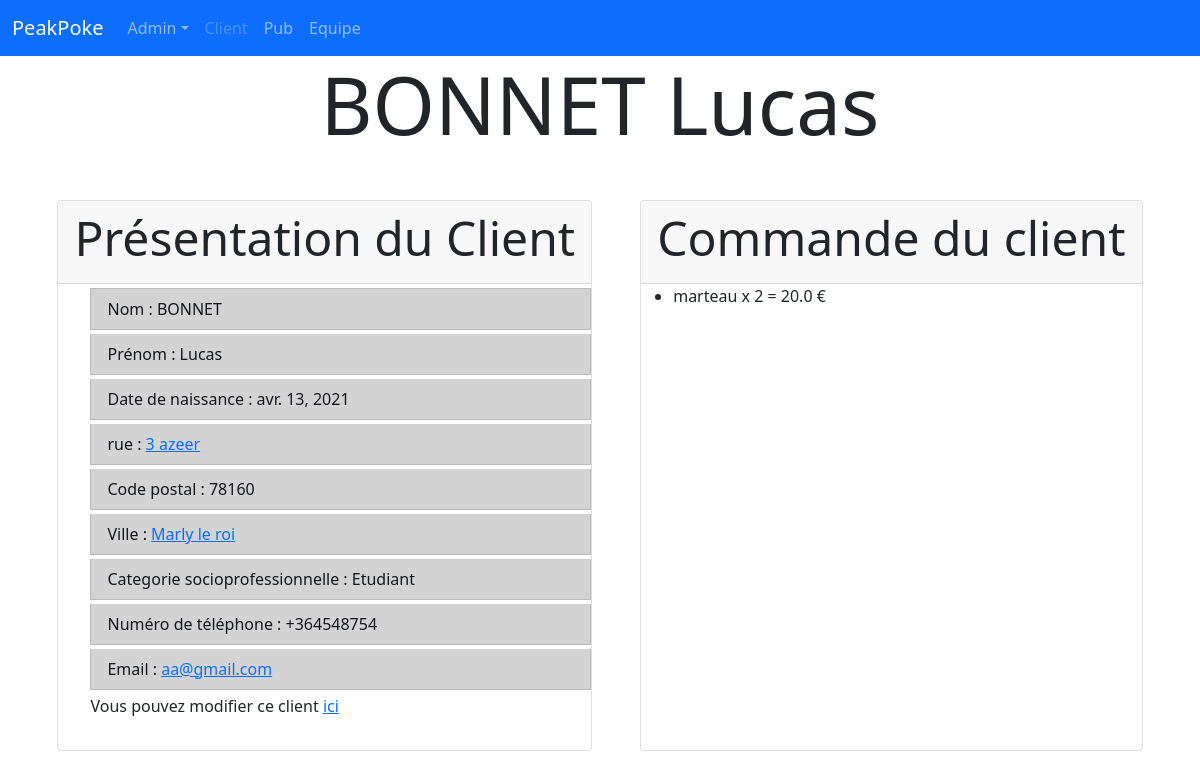
The app's page /Client/1, older data.
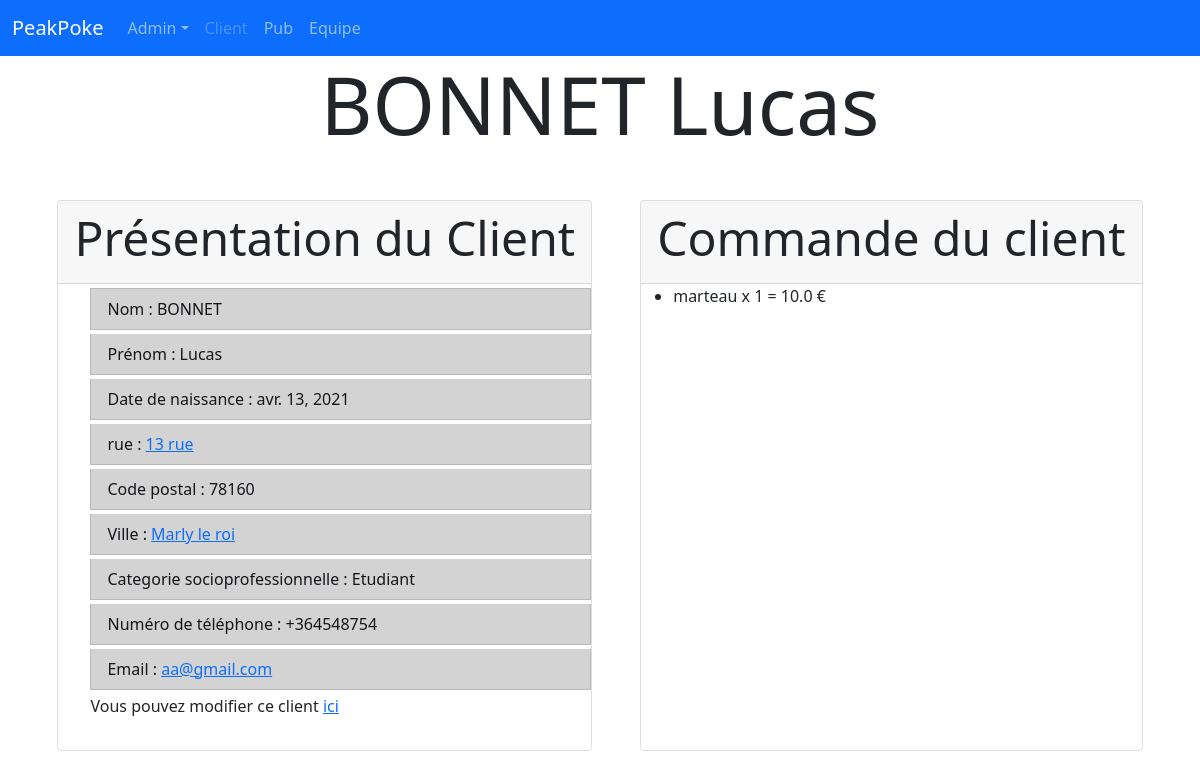
The same page, newer data.
### Client/models.py (models this page shows, shortened)
class Client(models.Model):
    Nom = models.CharField(max_length=50)
    Prenom = models.CharField(max_length=50)
    Date_naissance = models.DateField()
    rue = models.CharField(max_length=50)
    code_postal = models.DecimalField(max_digits=5, decimal_places=0, default="")
    Ville=models.CharField(max_length=100)
    Categorie_socioPro = models.CharField(max_length=100, choices= cat_socio)
    phone_regex = RegexValidator(regex=r'^\+?1?\d{9,15}$',
                                 message="Phone number must be entered in the format: '+999999999'. Up to 15 digits allowed.")
    Numero_Telephone = models.CharField(validators=[phone_regex], max_length=17, blank=True)
    Email = models.EmailField(max_length=254, blank=True)

class Commande(models.Model):
    client = models.ForeignKey(Client, on_delete=models.CASCADE, default= "0")
    Quantite = models.IntegerField()
    Montant = models.FloatField()
    Commande_article = models.ForeignKey(Article, on_delete=models.CASCADE, null=True) #liste déroulante des articles.

### Article/models.py (models this page shows)
class Article(models.Model):
    numero_unique= models.UUIDField(default=uuid.uuid4, editable=False, unique=True)
    nom_article = models.CharField(max_length=100)
    quantite_article = models.IntegerField(default=0)
    prix = models.DecimalField(max_digits=10, decimal_places=2, default=0.00)
    def __str__(self):
        return self.nom_article

### Client/views.py (the view)
# urls.py: path('<Client_id>', views.detail, name="detailC"), #lien vers les détails clients
def detail(request, Client_id): #affichage des détails Client
    client = Client.objects.get(pk=Client_id)
    commandes = Commande.objects.all()
    contexts = {'client': client, 'commandes': commandes}
    return render(request, 'Client/DetailC.html', contexts)

### Client/templates/Client/detailC.html (shortened to what this page needs)
{% load static %}
<link rel="stylesheet" type="text/css" href="{% static 'Client/styleDetail.css' %}">
<link href="https://cdn.jsdelivr.net/npm/bootstrap@5.0.0-beta3/dist/css/bootstrap.min.css"
rel="stylesheet"
integrity="sha384-eOJMYsd53ii+scO/bJGFsiCZc+5NDVN2yr8+0RDqr0Ql0h+rP48ckxlpbzKgwra6">
<head>
</head>
<body>
    <header>
        <nav class="navbar navbar-expand-md navbar-dark bg-primary">
        <div class="container-fluid">
            <a class="navbar-brand" href="http://127.0.0.1:8000/">PeakPoke</a>
            <div class="collapse navbar-collapse" id="navbarCollapse">
                <ul class="navbar-nav me-auto mb-2 mb-md-0">
                    <li class="nav-item dropdown">
                    <a href="#" class="nav-link dropdown-toggle" data-toggle="dropdown">Admin</a>
                </li>
                    <li class="nav-item">
                    <a class="nav-link disabled" href="http://127.0.0.1:8000/Client">Client</a>
                    </li>
                    <li class="nav-item">
                    <a class="nav-link" href="/Pub" tabindex="-1">Pub</a>
                    </li>
                    <li class="nav-item">
                <a class="nav-link" href="http://127.0.0.1:8000/team">Equipe</a>
                </li>
            </ul>
            </div>
        </div>
        </nav>
    </header>
    <main>
        <h1 class="text-center display-1 mb-5">{{client.Nom}} {{client.Prenom}}</h1>
            <div class="raw">
                <div class="d-flex bd-highlight justify-content-center ">
                    <div class= "card">
                        <div class="card-header"><h1 class="text-center display-5 mb-2">Présentation du Client</h1></div>
                        <ul>
                            <li class="list-group-item list-group-item-dark my-1">Nom : {{client.Nom}}</li>
                            <li class="list-group-item list-group-item-dark my-1">Prénom : {{client.Prenom}}</li>
                            <li class="list-group-item list-group-item-dark my-1">Date de naissance : {{client.Date_naissance}}</li>
                            <li class="list-group-item list-group-item-dark my-1">rue : <a href="https://www.google.fr/maps/place/{{client.rue}} {{client.Ville}}" >{{client.rue}}</a></li>
                            <li class="list-group-item list-group-item-dark my-1">Code postal : {{client.code_postal}}</li>
                            <li class="list-group-item list-group-item-dark my-1">Ville : <a href="https://www.google.fr/maps/place/{{client.Ville}}" >{{client.Ville}}</a> </li>
                            <li class="list-group-item list-group-item-dark my-1">Categorie socioprofessionnelle : {{client.Categorie_socioPro}}</li>
                            <li class="list-group-item list-group-item-dark my-1">Numéro de téléphone : {{client.Numero_Telephone}}</li>
                            <li class="list-group-item list-group-item-dark my-1">Email : <a href="mailto:{{client.Email}}">{{client.Email}}</a> </li>
                            <p >Vous pouvez modifier ce client <a href="/admin/Client/client/{{client.id}}" > ici</a>
                        </ul>
                    </div>
                    <div class= "card">
                        <div class="card-header"><h1 class="text-center display-5 mb-2">Commande du client</h1></div>
                        <ul>
                            {%for Commande in commandes %}
                            {% load mathfilters %}
                            <li>{{Commande.Commande_article}} x {{Commande.Quantite}} = {{Commande.Montant|mul:Commande.Quantite}} €</a></li>
                            {%endfor%}
                        </ul>
                    </div>
                </div>
            </div>
    </main>
</body>
</head>

### Client/static/Client/styleDetail.css (style rules this page uses)
* { margin:0; padding:0; box-sizing: border-box; }
body { background: rgb(255, 255, 255); font-family: arial; color:rgb(0, 0, 0); }
.d-flex { gap:6vh }

Row changes from the older to the newer data that the page shows:
changed Client "BONNET": rue "3 azeer" → "13 rue"
changed Commande "marteau": Quantite "2" → "1"; Montant|mul "20.0" → "10.0"
